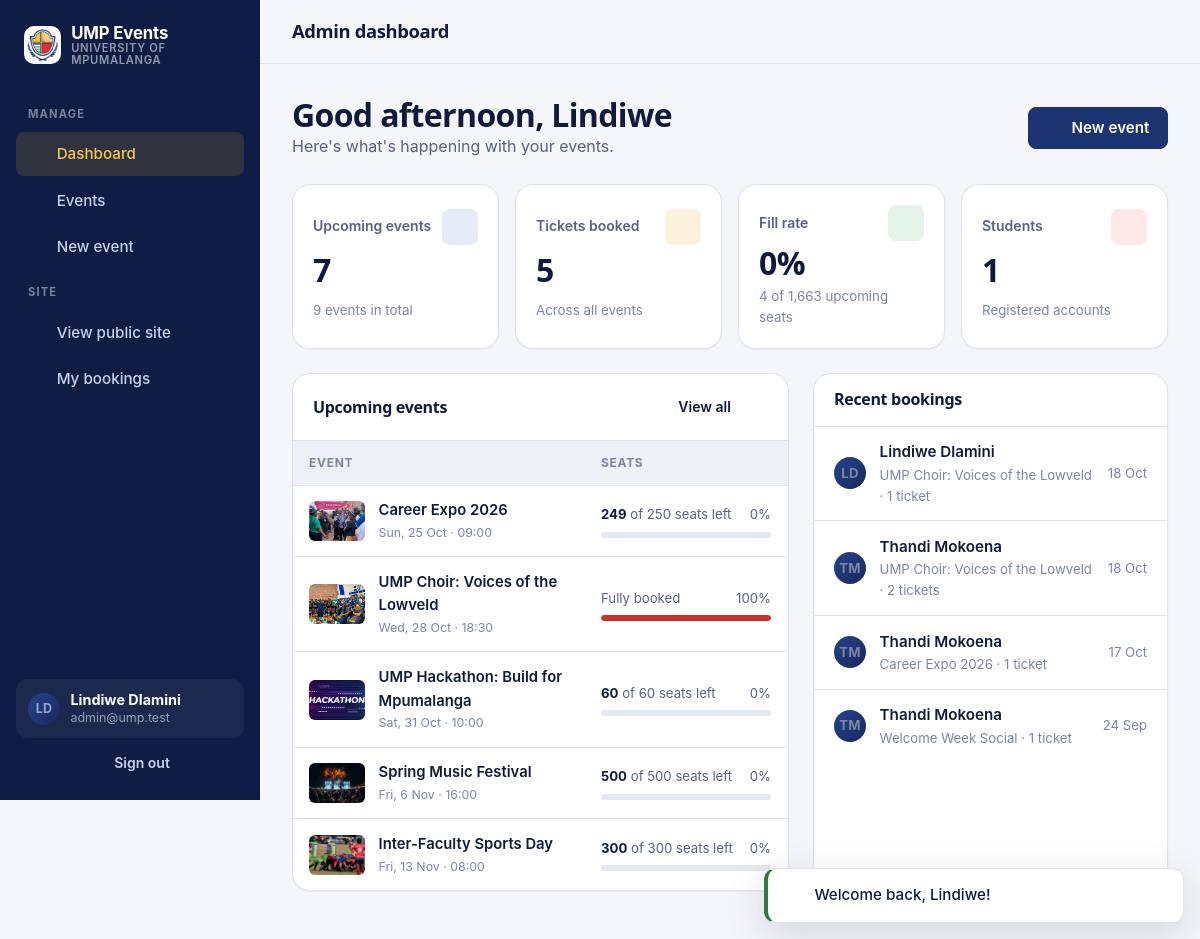
The page /admin (signed in) on the database its author committed.
### tables this page shows
CREATE TABLE `users` (
  `id`            INT UNSIGNED NOT NULL AUTO_INCREMENT,
  `full_name`     VARCHAR(100) NOT NULL,
  `email`         VARCHAR(120) NOT NULL,
  `password_hash` VARCHAR(255) NOT NULL,
  `role`          ENUM('user', 'admin') NOT NULL DEFAULT 'user',
  `created_at`    DATETIME NOT NULL DEFAULT CURRENT_TIMESTAMP,
  `updated_at`    DATETIME NOT NULL DEFAULT CURRENT_TIMESTAMP ON UPDATE CURRENT_TIMESTAMP,
  PRIMARY KEY (`id`),
  UNIQUE KEY `users_email_unique` (`email`)
);

CREATE TABLE `events` (
  `id`          INT UNSIGNED NOT NULL AUTO_INCREMENT,
  `title`       VARCHAR(150) NOT NULL,
  `slug`        VARCHAR(170) NOT NULL,
  `description` TEXT NOT NULL,
  `category`    VARCHAR(30) NOT NULL DEFAULT 'social',
  `venue`       VARCHAR(120) NOT NULL,
  `starts_at`   DATETIME NOT NULL,
  `ends_at`     DATETIME NULL,
  `capacity`    INT UNSIGNED NOT NULL DEFAULT 100,
  `image_path`  VARCHAR(255) NULL,
  `status`      ENUM('published', 'draft', 'cancelled') NOT NULL DEFAULT 'published',
  `created_by`  INT UNSIGNED NULL,
  `created_at`  DATETIME NOT NULL DEFAULT CURRENT_TIMESTAMP,
  `updated_at`  DATETIME NOT NULL DEFAULT CURRENT_TIMESTAMP ON UPDATE CURRENT_TIMESTAMP,
  PRIMARY KEY (`id`),
  UNIQUE KEY `events_slug_unique` (`slug`),
  KEY `events_status_starts_at_index` (`status`, `starts_at`),
  CONSTRAINT `events_created_by_fk` FOREIGN KEY (`created_by`) REFERENCES `users` (`id`) ON DELETE SET NULL,
  CONSTRAINT `events_capacity_check` CHECK (`capacity` > 0)
);

CREATE TABLE `bookings` (
  `id`           INT UNSIGNED NOT NULL AUTO_INCREMENT,
  `reference`    CHAR(12) NOT NULL,
  `user_id`      INT UNSIGNED NOT NULL,
  `event_id`     INT UNSIGNED NOT NULL,
  `quantity`     TINYINT UNSIGNED NOT NULL DEFAULT 1,
  `status`       ENUM('confirmed', 'cancelled') NOT NULL DEFAULT 'confirmed',
  `created_at`   DATETIME NOT NULL DEFAULT CURRENT_TIMESTAMP,
  `cancelled_at` DATETIME NULL,
  PRIMARY KEY (`id`),
  UNIQUE KEY `bookings_reference_unique` (`reference`),
   
   
  UNIQUE KEY `bookings_user_event_unique` (`user_id`, `event_id`),
  KEY `bookings_event_status_index` (`event_id`, `status`),
  CONSTRAINT `bookings_user_fk` FOREIGN KEY (`user_id`) REFERENCES `users` (`id`) ON DELETE CASCADE,
  CONSTRAINT `bookings_event_fk` FOREIGN KEY (`event_id`) REFERENCES `events` (`id`) ON DELETE CASCADE,
  CONSTRAINT `bookings_quantity_check` CHECK (`quantity` BETWEEN 1 AND 10)
);

### views/admin/dashboard.php (the view, shortened to what the rows shown need)
<div class="row">
  <div>
    <h2 class="m-0">Good <?= (int) date('G') < 12 ? 'morning' : ((int) date('G') < 18 ? 'afternoon' : 'evening') ?>, <?= e(explode(' ', auth()['full_name'])[0]) ?></h2>
    <p class="muted m-0">Here's what's happening with your events.</p>
  </div>
</div>
<div class="admin-grid">
  <section class="card">
    <div class="card-head">
      <h2>Upcoming events</h2>
    </div>
    <?php if ($upcoming): ?>
      <div class="table-wrap">
        <table class="table">
          <thead><tr><th>Event</th><th>Seats</th><th></th></tr></thead>
          <tbody>
            <?php foreach ($upcoming as $event): ?>
              <tr>
                <td>
                  <div class="cell-event">
                    <div class="mini"><?= App\Core\View::partial('event-media', ['event' => $event]) ?></div>
                    <div>
                      <a href="<?= url('/admin/events/' . $event['id'] . '/edit') ?>"><?= e($event['title']) ?></a>
                      <small><?= e(format_date($event['starts_at'], 'D, j M · H:i')) ?></small>
                    </div>
                  </div>
                </td>
                <td><?= App\Core\View::partial('capacity', ['event' => $event]) ?></td>
              </tr>
            <?php endforeach; ?>
          </tbody>
        </table>
      </div>
    <?php else: ?>
      <div class="card-body"><p class="muted m-0">No upcoming events. <a href="<?= url('/admin/events/create') ?>">Create one</a>.</p></div>
    <?php endif; ?>
  </section>
  <section class="card">
    <div class="card-head"><h2>Recent bookings</h2></div>
    <?php if ($recent): ?>
      <ul class="list">
        <?php foreach ($recent as $r): ?>
          <li>
            <span class="avatar"><?= e(initials($r['full_name'])) ?></span>
            <div>
              <strong><?= e($r['full_name']) ?></strong>
              <span><?= e($r['title']) ?> · <?= pluralize((int) $r['quantity'], 'ticket') ?></span>
            </div>
            <?php if ($r['status'] === 'cancelled'): ?>
              <span class="badge badge-danger">Cancelled</span>
            <?php else: ?>
              <span class="subtle"><?= e(format_date($r['created_at'], 'j M')) ?></span>
            <?php endif; ?>
          </li>
        <?php endforeach; ?>
      </ul>
    <?php else: ?>
      <div class="card-body"><p class="muted m-0">No bookings yet.</p></div>
    <?php endif; ?>
  </section>
</div>

### views/partials/event-media.php (shortened to what the rows shown need)
<?php if ($src = event_image($event['image_path'] ?? null)): ?>
  <img src="<?= e($src) ?>" alt="" loading="lazy" decoding="async">
<?php else: ?>
  <div class="event-placeholder"><?= icon(category_icon($event['category'] ?? '')) ?></div>
<?php endif; ?>

### views/partials/capacity.php
<?php
$capacity = max(1, (int) $event['capacity']);
$taken = (int) $event['seats_taken'];
$left = (int) $event['seats_left'];
$pct = min(100, (int) round($taken / $capacity * 100));
$state = $left === 0 ? 'is-full' : ($left <= max(5, $capacity * 0.15) ? 'is-warning' : '');
?>
<div class="capacity">
  <div class="capacity-label">
    <span><?= $left === 0 ? 'Fully booked' : '<strong>' . number_format($left) . '</strong> of ' . number_format($capacity) . ' seats left' ?></span>
    <span><?= $pct ?>%</span>
  </div>
  <div class="meter <?= $state ?>" role="meter" aria-valuemin="0" aria-valuemax="<?= $capacity ?>" aria-valuenow="<?= $taken ?>" aria-label="Seats booked">
    <span data-fill="<?= $pct ?>"></span>
  </div>
</div>

### views/layouts/admin.php (shortened to what the rows shown need)
<?php $user = auth(); ?>
<!doctype html>
<html lang="en">
<head>
  <?= App\Core\View::partial('head', get_defined_vars()) ?>
</head>
<body>
<div class="admin">
  <aside class="sidebar" id="admin-sidebar" aria-label="Admin">
    <div class="sidebar-foot">
      <div class="user">
        <span class="avatar"><?= e(initials($user['full_name'])) ?></span>
        <div>
          <strong><?= e($user['full_name']) ?></strong>
          <span><?= e($user['email']) ?></span>
        </div>
      </div>
    </div>
  </aside>
  <div class="admin-main">
    <header class="admin-top">
      <h1><?= e($pageTitle ?? 'Admin') ?></h1>
    </header>
    <main class="admin-content" id="main">
      <?= $content ?>
    </main>
  </div>
</div>
</body>
</html>

### rows shown on the page
users: full_name "LD", full_name "Lindiwe Dlamini", email "admin@ump.test", full_name "Lindiwe"
events: image_path (picture), title "Career Expo 2026", starts_at "Sun, 25 Oct · 09:00", left "249", capacity "250", pct "0"
events: image_path (picture), title "UMP Choir: Voices of the Lowveld", starts_at "Wed, 28 Oct · 18:30", shows "Fully booked", pct "100"
events: image_path (picture), title "UMP Hackathon: Build for Mpumalanga", starts_at "Sat, 31 Oct · 10:00", left "60", capacity "60", pct "0"
events: image_path (picture), title "Spring Music Festival", starts_at "Fri, 6 Nov · 16:00", left "500", capacity "500", pct "0"
events: image_path (picture), title "Inter-Faculty Sports Day", starts_at "Fri, 13 Nov · 08:00", left "300", capacity "300", pct "0"
bookings: user.full_name "LD", user.full_name "Lindiwe Dlamini", event.title "UMP Choir: Voices of the Lowveld", quantity "1 ticket", created_at "18 Oct"
bookings: user.full_name "TM", user.full_name "Thandi Mokoena", event.title "UMP Choir: Voices of the Lowveld", quantity "2 tickets", created_at "18 Oct"
bookings: user.full_name "TM", user.full_name "Thandi Mokoena", event.title "Career Expo 2026", quantity "1 ticket", created_at "17 Oct"
bookings: user.full_name "TM", user.full_name "Thandi Mokoena", event.title "Welcome Week Social", quantity "1 ticket", created_at "24 Sep"

### other values the page prints
config('app.name') "UMP Events"
$pageTitle "Admin dashboard"
$stats['upcoming'] "7"
$stats['total'] "9"
$ticketsSold "5"
$fillRate "0"
$stats['booked'] "4"
$stats['seats'] "1,663"
$students "1"
$message "Welcome back, Lindiwe!"
